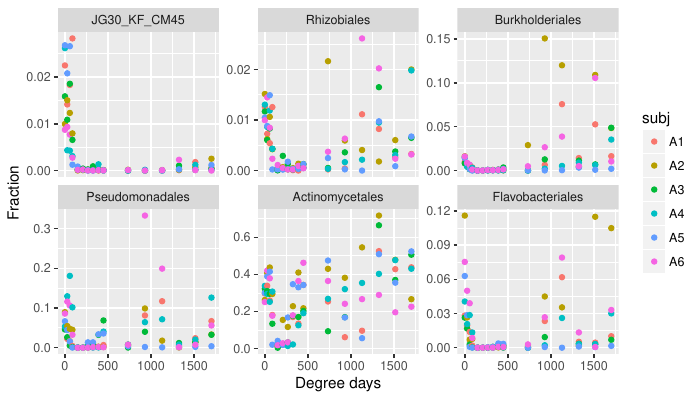

Here is the R script that generated this plot:
library("tidyverse")

## These are the top 6 orders (in terms of IncNodePurity) from the
## model with the stricter inclusion criterion (hit_1perc_twice):
topChoices <- c("JG30_KF_CM45", "Rhizobiales", "Burkholderiales", "Pseudomonadales", "Actinomycetales", "Flavobacteriales")


## Using the dataset without the weird observations from subj. A3, day 40.
indivT <- read_csv("../../orders_massaged.csv")

chooseT <- indivT %>%
  filter(taxa %in% topChoices)
chooseT$taxa <- factor(chooseT$taxa, levels=topChoices)

ggplot(chooseT, aes(degdays, fracBySubjDay)) +
  geom_point(aes(color=subj)) +
  labs(x="Degree days", y="Fraction") +
  facet_wrap(~taxa, scales="free_y")  ## Allow diff. y-scales across panels.
  ## facet_wrap(~taxa)  ## Keep y-scales same across panels.
ggsave("influential_order_taxa_panel_first_two_weeks.pdf", width=7, height=4, units="in")
